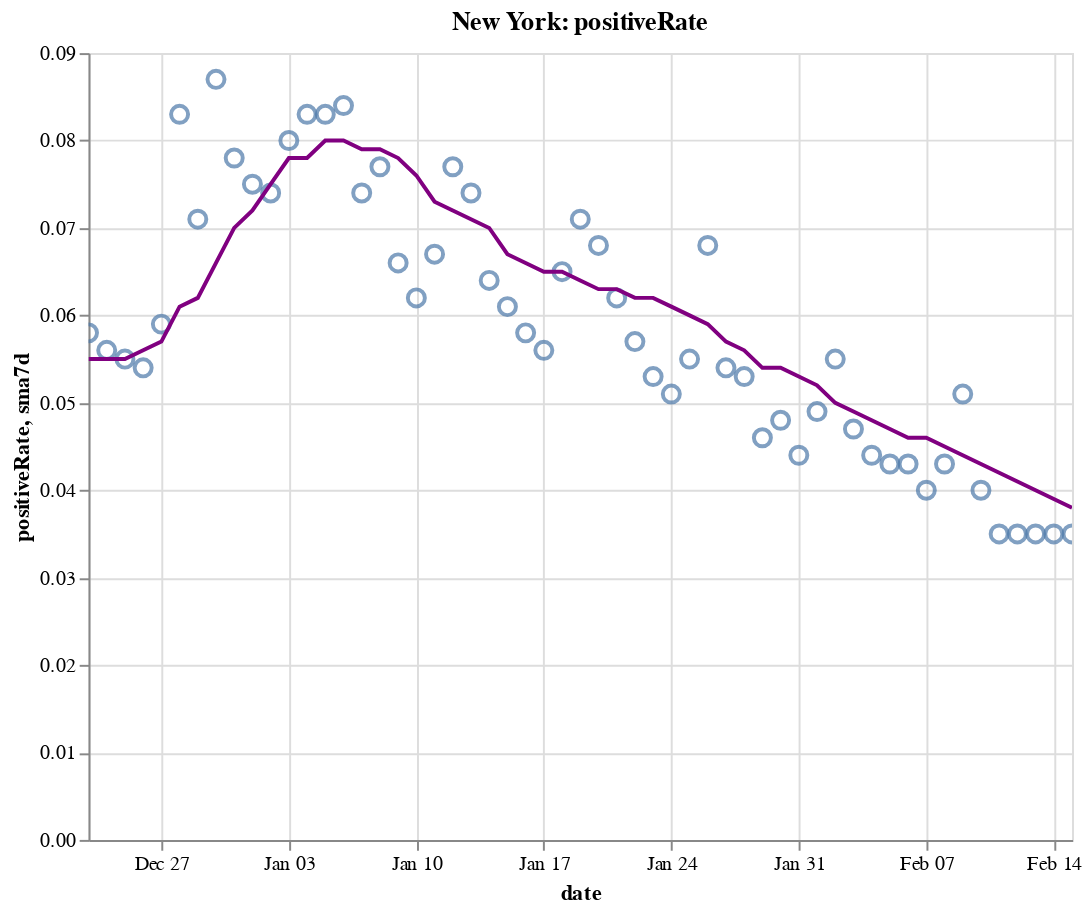

Source (notebook cell):
### Code cell
create_plot(ny, 'positiveRate')

### Figure 1 — Vega-Lite specification as saved in the notebook (floating-point values rounded to 4 significant figures)
{"config": {"view": {"continuousWidth": 400, "continuousHeight": 300}}, "layer": [{"layer": [{"mark": {"type": "point", "size": 75}, "encoding": {"tooltip": [{"type": "temporal", "field": "date"}, {"type": "quantitative", "field": "positiveRate"}, {"type": "quantitative", "field": "sma7d"}], "x": {"type": "temporal", "field": "date"}, "y": {"type": "quantitative", "field": "positiveRate"}}, "selection": {"selector010": {"type": "interval", "bind": "scales", "encodings": ["x", "y"]}}}, {"mark": {"type": "line", "color": "purple"}, "encoding": {"x": {"type": "temporal", "field": "date"}, "y": {"type": "quantitative", "field": "sma7d"}}}]}, {"mark": {"type": "rule", "color": "#aaa"}, "encoding": {"x": {"type": "temporal", "field": "date"}}, "transform": [{"filter": {"selection": "selector009"}}]}, {"mark": "circle", "encoding": {"opacity": {"condition": {"value": 1, "selection": "selector009"}, "value": 0}, "tooltip": [{"type": "temporal", "field": "date"}, {"type": "quantitative", "field": "positiveRate"}, {"type": "quantitative", "field": "sma7d"}], "x": {"type": "temporal", "field": "date"}, "y": {"type": "quantitative", "field": "positiveRate"}}, "selection": {"selector009": {"type": "single", "encodings": ["x"], "on": "mouseover", "nearest": true, "empty": "none"}}}, {"mark": {"type": "text", "align": "left", "dx": 5, "dy": -5, "stroke": "white", "strokeWidth": 2}, "encoding": {"text": {"type": "quantitative", "field": "positiveRate"}, "tooltip": [{"type": "temporal", "field": "date"}, {"type": "quantitative", "field": "positiveRate"}, {"type": "quantitative", "field": "sma7d"}], "x": {"type": "temporal", "field": "date"}, "y": {"type": "quantitative", "field": "positiveRate"}}, "transform": [{"filter": {"selection": "selector009"}}]}, {"mark": {"type": "text", "align": "left", "dx": 5, "dy": -5}, "encoding": {"text": {"type": "quantitative", "field": "positiveRate"}, "tooltip": [{"type": "temporal", "field": "date"}, {"type": "quantitative", "field": "positiveRate"}, {"type": "quantitative", "field": "sma7d"}], "x": {"type": "temporal", "field": "date"}, "y": {"type": "quantitative", "field": "positiveRate"}}, "transform": [{"filter": {"selection": "selector009"}}]}], "data": {"name": "data-c16dcabbfdb6f0a0824bbab40554f91a"}, "height": 400, "title": "New York: positiveRate", "width": 500, "$schema": "https://vega.github.io/schema/vega-lite/v4.8.1.json", "datasets": {"data-c16dcabbfdb6f0a0824bbab40554f91a": [{"date": "2020-12-23T00:00:00", "totalTestResultsIncrease": 204400.0, "positiveIncrease": 11940.0, "death": 29020.0, "deathIncrease": 166.0, "positiveRate": 0.058, "state": "New York", "sma7d": 0.055}, {"date": "2020-12-24T00:00:00", "totalTestResultsIncrease": 226300.0, "positiveIncrease": 12570.0, "death": 29150.0, "deathIncrease": 133.0, "positiveRate": 0.056, "state": "New York", "sma7d": 0.055}, {"date": "2020-12-25T00:00:00", "totalTestResultsIncrease": 226600.0, "positiveIncrease": 12450.0, "death": 29270.0, "deathIncrease": 121.0, "positiveRate": 0.055, "state": "New York", "sma7d": 0.055}, {"date": "2020-12-26T00:00:00", "totalTestResultsIncrease": 201400.0, "positiveIncrease": 10810.0, "death": 29400.0, "deathIncrease": 126.0, "positiveRate": 0.054, "state": "New York", "sma7d": 0.056}, {"date": "2020-12-27T00:00:00", "totalTestResultsIncrease": 130300.0, "positiveIncrease": 7623.0, "death": 29510.0, "deathIncrease": 115.0, "positiveRate": 0.059, "state": "New York", "sma7d": 0.057}, {"date": "2020-12-28T00:00:00", "totalTestResultsIncrease": 124900.0, "positiveIncrease": 10410.0, "death": 29630.0, "deathIncrease": 118.0, "positiveRate": 0.083, "state": "New York", "sma7d": 0.061}, {"date": "2020-12-29T00:00:00", "totalTestResultsIncrease": 160200.0, "positiveIncrease": 11440.0, "death": 29760.0, "deathIncrease": 127.0, "positiveRate": 0.071, "state": "New York", "sma7d": 0.062}, {"date": "2020-12-30T00:00:00", "totalTestResultsIncrease": 154900.0, "positiveIncrease": 13420.0, "death": 29900.0, "deathIncrease": 149.0, "positiveRate": 0.087, "state": "New York", "sma7d": 0.066}, {"date": "2020-12-31T00:00:00", "totalTestResultsIncrease": 216600.0, "positiveIncrease": 16800.0, "death": 30040.0, "deathIncrease": 135.0, "positiveRate": 0.078, "state": "New York", "sma7d": 0.07}, {"date": "2021-01-01T00:00:00", "totalTestResultsIncrease": 219300.0, "positiveIncrease": 16500.0, "death": 30210.0, "deathIncrease": 168.0, "positiveRate": 0.075, "state": "New York", "sma7d": 0.072}, {"date": "2021-01-02T00:00:00", "totalTestResultsIncrease": 202400.0, "positiveIncrease": 15070.0, "death": 30340.0, "deathIncrease": 129.0, "positiveRate": 0.074, "state": "New York", "sma7d": 0.075}, {"date": "2021-01-03T00:00:00", "totalTestResultsIncrease": 142300.0, "positiveIncrease": 11370.0, "death": 30480.0, "deathIncrease": 139.0, "positiveRate": 0.08, "state": "New York", "sma7d": 0.078}, {"date": "2021-01-04T00:00:00", "totalTestResultsIncrease": 134400.0, "positiveIncrease": 11210.0, "death": 30650.0, "deathIncrease": 172.0, "positiveRate": 0.083, "state": "New York", "sma7d": 0.078}, {"date": "2021-01-05T00:00:00", "totalTestResultsIncrease": 152400.0, "positiveIncrease": 12670.0, "death": 30800.0, "deathIncrease": 154.0, "positiveRate": 0.083, "state": "New York", "sma7d": 0.08}, {"date": "2021-01-06T00:00:00", "totalTestResultsIncrease": 197800.0, "positiveIncrease": 16650.0, "death": 30960.0, "deathIncrease": 163.0, "positiveRate": 0.084, "state": "New York", "sma7d": 0.08}, {"date": "2021-01-07T00:00:00", "totalTestResultsIncrease": 238600.0, "positiveIncrease": 17640.0, "death": 31160.0, "deathIncrease": 199.0, "positiveRate": 0.074, "state": "New York", "sma7d": 0.079}, {"date": "2021-01-08T00:00:00", "totalTestResultsIncrease": 243900.0, "positiveIncrease": 18830.0, "death": 31330.0, "deathIncrease": 165.0, "positiveRate": 0.077, "state": "New York", "sma7d": 0.079}, {"date": "2021-01-09T00:00:00", "totalTestResultsIncrease": 258000.0, "positiveIncrease": 16940.0, "death": 31520.0, "deathIncrease": 190.0, "positiveRate": 0.066, "state": "New York", "sma7d": 0.078}, {"date": "2021-01-10T00:00:00", "totalTestResultsIncrease": 246800.0, "positiveIncrease": 15360.0, "death": 31670.0, "deathIncrease": 153.0, "positiveRate": 0.062, "state": "New York", "sma7d": 0.076}, {"date": "2021-01-11T00:00:00", "totalTestResultsIncrease": 203900.0, "positiveIncrease": 13710.0, "death": 31840.0, "deathIncrease": 169.0, "positiveRate": 0.067, "state": "New York", "sma7d": 0.073}, {"date": "2021-01-12T00:00:00", "totalTestResultsIncrease": 196700.0, "positiveIncrease": 15210.0, "death": 32010.0, "deathIncrease": 166.0, "positiveRate": 0.077, "state": "New York", "sma7d": 0.072}, {"date": "2021-01-13T00:00:00", "totalTestResultsIncrease": 196900.0, "positiveIncrease": 14580.0, "death": 32180.0, "deathIncrease": 168.0, "positiveRate": 0.074, "state": "New York", "sma7d": 0.071}, {"date": "2021-01-14T00:00:00", "totalTestResultsIncrease": 212600.0, "positiveIncrease": 13660.0, "death": 32380.0, "deathIncrease": 204.0, "positiveRate": 0.064, "state": "New York", "sma7d": 0.07}, {"date": "2021-01-15T00:00:00", "totalTestResultsIncrease": 324700.0, "positiveIncrease": 19940.0, "death": 32570.0, "deathIncrease": 187.0, "positiveRate": 0.061, "state": "New York", "sma7d": 0.067}, {"date": "2021-01-16T00:00:00", "totalTestResultsIncrease": 277300.0, "positiveIncrease": 16000.0, "death": 32720.0, "deathIncrease": 159.0, "positiveRate": 0.058, "state": "New York", "sma7d": 0.066}, {"date": "2021-01-17T00:00:00", "totalTestResultsIncrease": 246500.0, "positiveIncrease": 13840.0, "death": 32900.0, "deathIncrease": 172.0, "positiveRate": 0.056, "state": "New York", "sma7d": 0.065}, {"date": "2021-01-18T00:00:00", "totalTestResultsIncrease": 186200.0, "positiveIncrease": 12180.0, "death": 33050.0, "deathIncrease": 155.0, "positiveRate": 0.065, "state": "New York", "sma7d": 0.065}, {"date": "2021-01-19T00:00:00", "totalTestResultsIncrease": 177300.0, "positiveIncrease": 12510.0, "death": 33220.0, "deathIncrease": 172.0, "positiveRate": 0.071, "state": "New York", "sma7d": 0.064}, {"date": "2021-01-20T00:00:00", "totalTestResultsIncrease": 195400.0, "positiveIncrease": 13360.0, "death": 33420.0, "deathIncrease": 191.0, "positiveRate": 0.068, "state": "New York", "sma7d": 0.063}, {"date": "2021-01-21T00:00:00", "totalTestResultsIncrease": 224600.0, "positiveIncrease": 13890.0, "death": 33590.0, "deathIncrease": 179.0, "positiveRate": 0.062, "state": "New York", "sma7d": 0.063}, {"date": "2021-01-22T00:00:00", "totalTestResultsIncrease": 268000.0, "positiveIncrease": 15140.0, "death": 33760.0, "deathIncrease": 169.0, "positiveRate": 0.057, "state": "New York", "sma7d": 0.062}, {"date": "2021-01-23T00:00:00", "totalTestResultsIncrease": 262100.0, "positiveIncrease": 13790.0, "death": 33910.0, "deathIncrease": 144.0, "positiveRate": 0.053, "state": "New York", "sma7d": 0.062}, {"date": "2021-01-24T00:00:00", "totalTestResultsIncrease": 250000.0, "positiveIncrease": 12720.0, "death": 34070.0, "deathIncrease": 162.0, "positiveRate": 0.051, "state": "New York", "sma7d": 0.061}, {"date": "2021-01-25T00:00:00", "totalTestResultsIncrease": 219500.0, "positiveIncrease": 12000.0, "death": 34240.0, "deathIncrease": 173.0, "positiveRate": 0.055, "state": "New York", "sma7d": 0.06}, {"date": "2021-01-26T00:00:00", "totalTestResultsIncrease": 162900.0, "positiveIncrease": 11060.0, "death": 34410.0, "deathIncrease": 165.0, "positiveRate": 0.068, "state": "New York", "sma7d": 0.059}, {"date": "2021-01-27T00:00:00", "totalTestResultsIncrease": 202700.0, "positiveIncrease": 11030.0, "death": 34580.0, "deathIncrease": 172.0, "positiveRate": 0.054, "state": "New York", "sma7d": 0.057}, {"date": "2021-01-28T00:00:00", "totalTestResultsIncrease": 250700.0, "positiveIncrease": 13400.0, "death": 34740.0, "deathIncrease": 163.0, "positiveRate": 0.053, "state": "New York", "sma7d": 0.056}, {"date": "2021-01-29T00:00:00", "totalTestResultsIncrease": 270500.0, "positiveIncrease": 12580.0, "death": 34890.0, "deathIncrease": 151.0, "positiveRate": 0.046, "state": "New York", "sma7d": 0.054}, {"date": "2021-01-30T00:00:00", "totalTestResultsIncrease": 269400.0, "positiveIncrease": 12800.0, "death": 35040.0, "deathIncrease": 143.0, "positiveRate": 0.048, "state": "New York", "sma7d": 0.054}, {"date": "2021-01-31T00:00:00", "totalTestResultsIncrease": 243100.0, "positiveIncrease": 10790.0, "death": 35180.0, "deathIncrease": 142.0, "positiveRate": 0.044, "state": "New York", "sma7d": 0.053}, {"date": "2021-02-01T00:00:00", "totalTestResultsIncrease": 175000.0, "positiveIncrease": 8508.0, "death": 35320.0, "deathIncrease": 141.0, "positiveRate": 0.049, "state": "New York", "sma7d": 0.052}, {"date": "2021-02-02T00:00:00", "totalTestResultsIncrease": 150200.0, "positiveIncrease": 8215.0, "death": 35470.0, "deathIncrease": 147.0, "positiveRate": 0.055, "state": "New York", "sma7d": 0.05}, {"date": "2021-02-03T00:00:00", "totalTestResultsIncrease": 126500.0, "positiveIncrease": 5925.0, "death": 35630.0, "deathIncrease": 165.0, "positiveRate": 0.047, "state": "New York", "sma7d": 0.049}, {"date": "2021-02-04T00:00:00", "totalTestResultsIncrease": 169200.0, "positiveIncrease": 7414.0, "death": 35770.0, "deathIncrease": 136.0, "positiveRate": 0.044, "state": "New York", "sma7d": 0.048}, {"date": "2021-02-05T00:00:00", "totalTestResultsIncrease": 203600.0, "positiveIncrease": 8777.0, "death": 35920.0, "deathIncrease": 153.0, "positiveRate": 0.043, "state": "New York", "sma7d": 0.047}, {"date": "2021-02-06T00:00:00", "totalTestResultsIncrease": 261300.0, "positiveIncrease": 11250.0, "death": 36080.0, "deathIncrease": 159.0, "positiveRate": 0.043, "state": "New York", "sma7d": 0.046}, {"date": "2021-02-07T00:00:00", "totalTestResultsIncrease": 250900.0, "positiveIncrease": 10020.0, "death": 36220.0, "deathIncrease": 145.0, "positiveRate": 0.04, "state": "New York", "sma7d": 0.046}, {"date": "2021-02-08T00:00:00", "totalTestResultsIncrease": 197200.0, "positiveIncrease": 8448.0, "death": 36340.0, "deathIncrease": 115.0, "positiveRate": 0.043, "state": "New York", "sma7d": 0.045}, {"date": "2021-02-09T00:00:00", "totalTestResultsIncrease": 153600.0, "positiveIncrease": 7866.0, "death": 36480.0, "deathIncrease": 142.0, "positiveRate": 0.051, "state": "New York", "sma7d": 0.044}, {"date": "2021-02-10T00:00:00", "totalTestResultsIncrease": 176800.0, "positiveIncrease": 7101.0, "death": 36620.0, "deathIncrease": 138.0, "positiveRate": 0.04, "state": "New York", "sma7d": 0.043}, {"date": "2021-02-11T00:00:00", "totalTestResultsIncrease": 285500.0, "positiveIncrease": 10100.0, "death": 36740.0, "deathIncrease": 124.0, "positiveRate": 0.035, "state": "New York", "sma7d": 0.042}, {"date": "2021-02-12T00:00:00", "totalTestResultsIncrease": 237100.0, "positiveIncrease": 8404.0, "death": 36880.0, "deathIncrease": 139.0, "positiveRate": 0.035, "state": "New York", "sma7d": 0.041}, {"date": "2021-02-13T00:00:00", "totalTestResultsIncrease": 253600.0, "positiveIncrease": 8763.0, "death": 37010.0, "deathIncrease": 127.0, "positiveRate": 0.035, "state": "New York", "sma7d": 0.04}, {"date": "2021-02-14T00:00:00", "totalTestResultsIncrease": 234700.0, "positiveIncrease": 8316.0, "death": 37120.0, "deathIncrease": 109.0, "positiveRate": 0.035, "state": "New York", "sma7d": 0.039}, {"date": "2021-02-15T00:00:00", "totalTestResultsIncrease": 180500.0, "positiveIncrease": 6365.0, "death": 37220.0, "deathIncrease": 103.0, "positiveRate": 0.035, "state": "New York", "sma7d": 0.038}]}}
